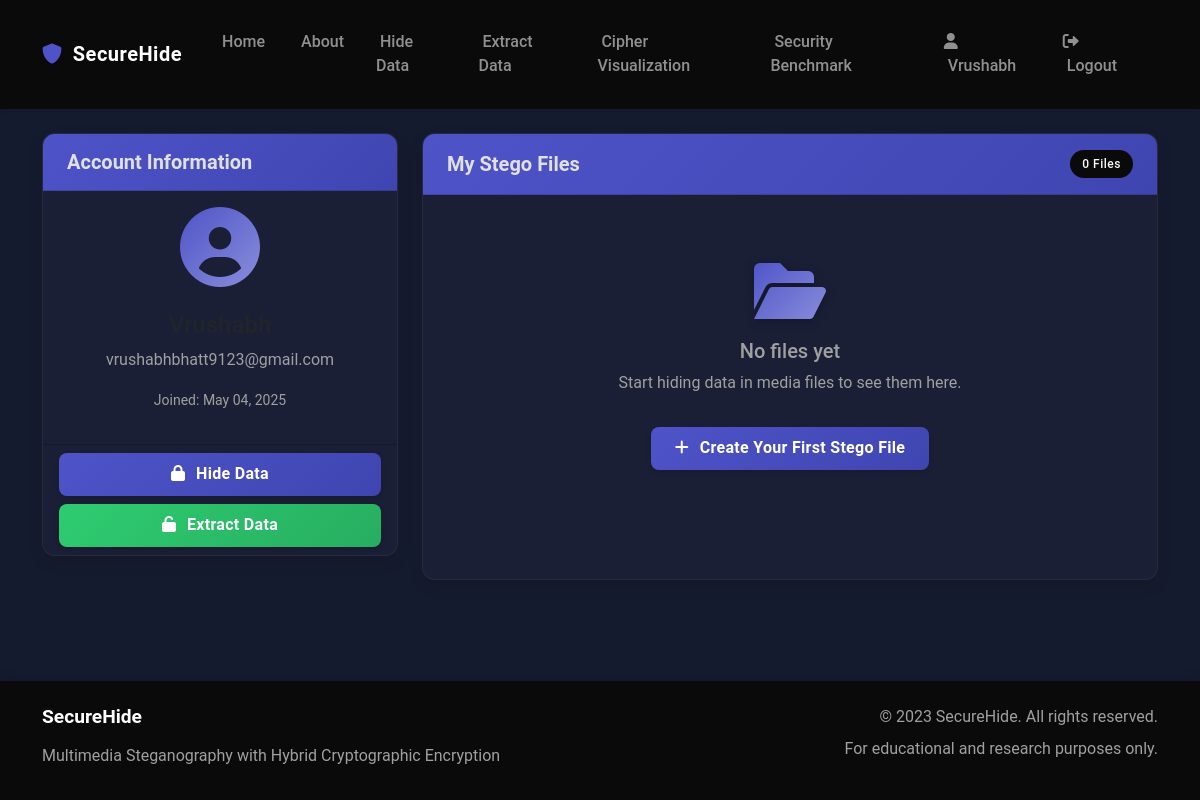
Page /account (signed in) on the earlier database version.
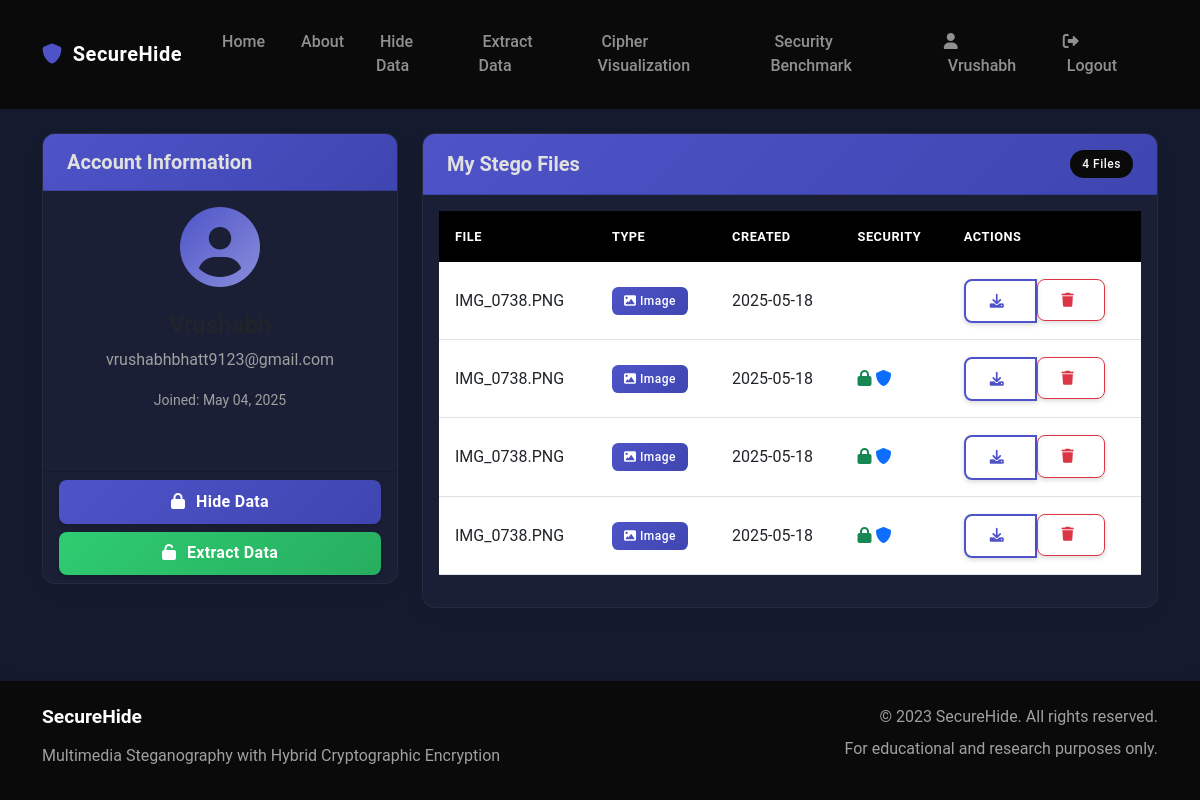
Same page on the later database version.
### app/models.py (models this page shows, shortened)
class User(db.Model, UserMixin):
    id = db.Column(db.Integer, primary_key=True)
    username = db.Column(db.String(20), unique=True, nullable=False)
    email = db.Column(db.String(120), unique=True, nullable=False)
    password = db.Column(db.String(60), nullable=False)
    date_joined = db.Column(db.DateTime, default=datetime.utcnow)
    stego_files = db.relationship('StegoFile', backref='owner', lazy=True)

class StegoFile(db.Model):
    id = db.Column(db.Integer, primary_key=True)
    filename = db.Column(db.String(100), nullable=False)
    original_filename = db.Column(db.String(100), nullable=True)
    file_path = db.Column(db.String(255), nullable=False)
    media_type = db.Column(db.String(20), nullable=False)  # image, audio, video
    date_created = db.Column(db.DateTime, default=datetime.utcnow)
    has_message = db.Column(db.Boolean, default=False)
    is_encrypted = db.Column(db.Boolean, default=False)
    has_integrity_check = db.Column(db.Boolean, default=False)
    additional_info = db.Column(db.String(255), nullable=True)  # For video frame info etc.
    user_id = db.Column(db.Integer, db.ForeignKey('user.id'), nullable=False)

### app/routes.py (the view)
@users.route('/account')
@login_required
def account():
    stego_files = StegoFile.query.filter_by(user_id=current_user.id).all()
    return render_template('account.html', title='Account', stego_files=stego_files)

### app/models.py (called while the page is built)
@login_manager.user_loader
def load_user(user_id):
    return User.query.get(int(user_id))

### app/templates/account.html (shortened to what this page needs)
{% extends "layout.html" %}
{% block content %}
<div class="row">
    <div class="col-md-4 mb-4">
        <div class="card">
            <div class="card-header bg-primary text-white">
                <h5 class="card-title mb-0">Account Information</h5>
            </div>
            <div class="card-body">
                <div class="text-center mb-4">
                    <i class="fas fa-user-circle fa-5x text-gradient"></i>
                </div>
                <h4 class="text-center">{{ current_user.username }}</h4>
                <p class="text-center text-muted">{{ current_user.email }}</p>
                <p class="text-center">
                    <small class="text-muted">Joined: {{ current_user.date_joined.strftime('%B %d, %Y') }}</small>
                </p>
            </div>
            <div class="card-footer">
                <div class="d-grid gap-2">
                    <a href="{{ url_for('steganography.hide') }}" class="btn btn-primary">
                        <i class="fas fa-lock"></i> Hide Data
                    </a>
                    <a href="{{ url_for('steganography.extract') }}" class="btn btn-success">
                        <i class="fas fa-unlock"></i> Extract Data
                    </a>
                </div>
            </div>
        </div>
    </div>
    <div class="col-md-8">
        <div class="card">
            <div class="card-header bg-primary text-white d-flex justify-content-between align-items-center">
                <h5 class="card-title mb-0">My Stego Files</h5>
                <span class="badge bg-dark text-light rounded-pill">{{ stego_files|length }} Files</span>
            </div>
            <div class="card-body">
                {% if stego_files %}
                    <div class="table-responsive">
                        <table class="table table-hover">
                            <thead>
                                <tr>
                                    <th>File</th>
                                    <th>Type</th>
                                    <th>Created</th>
                                    <th>Security</th>
                                    <th>Actions</th>
                                </tr>
                            </thead>
                            <tbody>
                                {% for file in stego_files %}
                                <tr data-file-id="{{ file.id }}">
                                    <td>
                                        {% if file.original_filename %}
                                            {% if file.filename.endswith('.info') %}
                                                <i class="fas fa-info-circle text-info me-1"></i>
                                                <span class="text-info">{{ file.original_filename }}</span>
                                                <small class="text-muted">(Frame Info File)</small>
                                            {% else %}
                                                {{ file.original_filename }}
                                            {% endif %}
                                        {% endif %}
                                    </td>
                                    <td>
                                        {% if file.filename.endswith('.info') %}
                                            <span class="badge bg-info"><i class="fas fa-file-code"></i> Info</span>
                                        {% elif file.media_type == 'image' %}
                                            <span class="badge bg-primary"><i class="fas fa-image"></i> Image</span>
                                        {% elif file.media_type == 'audio' %}
                                            <span class="badge bg-success"><i class="fas fa-volume-up"></i> Audio</span>
                                        {% elif file.media_type == 'video' %}
                                            <span class="badge bg-danger"><i class="fas fa-video"></i> Video</span>
                                        {% else %}
                                            <span class="badge bg-secondary"><i class="fas fa-file"></i> File</span>
                                        {% endif %}
                                    </td>
                                    <td>{{ file.date_created.strftime('%Y-%m-%d') }}</td>
                                    <td>
                                        {% if file.is_encrypted %}
                                            <i class="fas fa-lock text-success" title="Encrypted"></i>
                                        {% endif %}
                                        {% if file.has_integrity_check %}
                                            <i class="fas fa-shield-alt text-primary" title="Integrity Check"></i>
                                        {% endif %}
                                    </td>
                                    <td>
                                        <div class="btn-group">
                                            <a href="{{ url_for('steganography.download_file', file_id=file.id) }}" class="btn btn-outline-primary btn-sm">
                                                <i class="fas fa-download"></i>
                                            </a>
                                            <form action="{{ url_for('steganography.delete_file', file_id=file.id) }}" method="POST" class="d-inline" onsubmit="return confirm('Are you sure you want to delete this file?');">
                                                <button type="submit" class="btn btn-outline-danger btn-sm">
                                                    <i class="fas fa-trash"></i>
                                                </button>
                                            </form>
                                        </div>
                                    </td>
                                </tr>
                                {% endfor %}
                            </tbody>
                        </table>
                    </div>
                {% else %}
                    <div class="text-center py-5">
                        <i class="fas fa-folder-open fa-4x text-muted mb-3"></i>
                        <h5 class="text-muted">No files yet</h5>
                        <p class="text-muted">Start hiding data in media files to see them here.</p>
                        <a href="{{ url_for('steganography.hide') }}" class="btn btn-primary mt-3">
                            <i class="fas fa-plus"></i> Create Your First Stego File
                        </a>
                    </div>
                {% endif %}
            </div>
        </div>
    </div>
</div>
<div class="toast-container position-fixed bottom-0 end-0 p-3"></div>
{% endblock %}

### app/templates/layout.html (shortened to what this page needs)
<!DOCTYPE html>
<html lang="en">
<head>
    <link href="https://cdn.jsdelivr.net/npm/bootstrap@5.3.0/dist/css/bootstrap.min.css" rel="stylesheet">
    <link rel="stylesheet" href="{{ url_for('static', filename='css/main.css') }}">
    <link rel="stylesheet" href="https://cdnjs.cloudflare.com/ajax/libs/font-awesome/6.0.0/css/all.min.css">
</head>
<body>
    <header>
        <nav class="navbar navbar-expand-lg navbar-dark bg-dark shadow-sm">
            <div class="container">
                <a class="navbar-brand" href="{{ url_for('main.home') }}">
                    <i class="fas fa-shield-alt"></i> SecureHide
                </a>
                <div class="collapse navbar-collapse p-2" id="navbarNav">
                    <ul class="navbar-nav me-auto">
                        <li class="nav-item">
                            <a class="nav-link" href="{{ url_for('main.home') }}">Home</a>
                        </li>
                        <li class="nav-item">
                            <a class="nav-link" href="{{ url_for('main.about') }}">&nbsp;About</a>
                        </li>
                        {% if current_user.is_authenticated %}
                        <li class="nav-item">
                            <a class="nav-link" href="{{ url_for('steganography.hide') }}">&nbsp;Hide Data</a>
                        </li>
                        <li class="nav-item">
                            <a class="nav-link" href="{{ url_for('steganography.extract') }}">&nbsp;Extract Data</a>
                        </li>
                        <li class="nav-item">
                            <a class="nav-link" href="{{ url_for('steganography.visualize') }}">&nbsp;Cipher Visualization</a>
                        </li>
                        <li class="nav-item">
                            <a class="nav-link" href="{{ url_for('steganography.benchmark') }}">&nbsp;Security Benchmark</a>
                        </li>
                        {% endif %}
                    </ul>
                    <ul class="navbar-nav">
                        {% if current_user.is_authenticated %}
                        <li class="nav-item">
                            <a class="nav-link" href="{{ url_for('users.account') }}">
                                <i class="fas fa-user"></i> &nbsp;{{ current_user.username }}
                            </a>
                        </li>
                        <li class="nav-item">
                            <a class="nav-link" href="{{ url_for('users.logout') }}">
                                <i class="fas fa-sign-out-alt"></i> &nbsp;Logout
                            </a>
                        </li>
                        {% endif %}
                    </ul>
                </div>
            </div>
        </nav>
    </header>
    <main role="main" class="container py-4">
        {% block content %}{% endblock %}
    </main>
    <footer class="bg-dark text-white py-4 mt-5">
        <div class="container">
            <div class="row">
                <div class="col-md-6">
                    <h5>SecureHide</h5>
                    <p>Multimedia Steganography with Hybrid Cryptographic Encryption</p>
                </div>
                <div class="col-md-6 text-md-end">
                    <p>&copy; 2023 SecureHide. All rights reserved.</p>
                    <p>For educational and research purposes only.</p>
                </div>
            </div>
        </div>
    </footer>
</body>
</html>

### app/static/css/main.css (style rules this page uses)
:root { --primary: #4e54c8; --primary-hover: #3f45b0; --primary-light: #8a8edb; --secondary: #1a1f36; --success: #2ecc71; --success-hover: #27ae60; --dark: #121212; --darker: #0a0a0a; --light-dark: #2a2a2a; --text-light: #e0e0e0; --text-muted: #a0a0a0; }
body { background-color: #151b2e; color: var(--text-light); min-height: 100vh; display: flex; flex-direction: column; font-family: 'Roboto', 'Segoe UI', sans-serif; }
main { flex: 1; }
.bg-dark { background-color: var(--darker) !important; }
.text-muted { color: var(--text-muted) !important; }
.navbar { box-shadow: 0 4px 12px rgba(0, 0, 0, 0.15); padding: 0.7rem 1rem; }
.navbar-dark { background: rgb(29, 29, 29); }
.navbar-brand { font-weight: 700; letter-spacing: 0.5px; color: #fff; padding: 0.5rem 0; }
.navbar-brand i { color: var(--primary); margin-right: 0.3rem; }
.nav-link { font-weight: 500; transition: all 0.2s ease; position: relative; padding: 0.7rem 1rem !important; }
.nav-link:after { content: ''; position: absolute; width: 0; height: 2px; bottom: 0; left: 0; background-color: var(--primary); transition: width 0.3s ease; }
.card { background-color: var(--secondary); box-shadow: 0 6px 15px rgba(0, 0, 0, 0.1); border-radius: 0.8rem; border: 1px solid rgba(255, 255, 255, 0.05); transition: transform 0.3s ease, box-shadow 0.3s ease; overflow: hidden; height: 100%; }
.card-header { font-weight: 600; padding: 1rem 1.5rem; }
.card-title { font-weight: 700; margin-top: 0rem; color: var(--text-light); }
.bg-primary { background-color: var(--primary) !important; background: linear-gradient(135deg, var(--primary) 0%, var(--primary-hover) 100%); }
.btn { border-radius: 0.5rem; padding: 0.6rem 1.5rem; font-weight: 600; letter-spacing: 0.3px; transition: all 0.3s ease; box-shadow: 0 2px 5px rgba(0, 0, 0, 0.15); position: relative; overflow: hidden; }
.btn:after { content: ''; position: absolute; width: 100%; height: 100%; top: 0; left: -100%; background: linear-gradient(90deg, rgba(255, 255, 255, 0.1), rgba(255, 255, 255, 0)); transition: all 0.3s ease; }
.btn-primary { background: linear-gradient(135deg, var(--primary) 0%, var(--primary-hover) 100%); border: none; }
.btn-success { background: linear-gradient(135deg, var(--success) 0%, var(--success-hover) 100%); border: none; }
.btn-outline-primary { color: var(--primary); border: 2px solid var(--primary); background: transparent; }
.btn i { margin-right: 0.4rem; }
footer { background: rgb(29, 29, 29); padding: 2rem 0; box-shadow: 0 -4px 10px rgba(0, 0, 0, 0.1); }
footer h5 { font-weight: 700; margin-bottom: 1rem; font-size: 1.2rem; }
footer p { color: var(--text-muted); margin-bottom: 0.5rem; }
.text-gradient { background: linear-gradient(135deg, var(--primary) 0%, var(--primary-light) 100%); -webkit-background-clip: text; -webkit-text-fill-color: transparent; }
.table { color: var(--text-light); border-collapse: separate; border-spacing: 0; }
.table th { background-color: black; color: white; border: none; font-weight: 600; text-transform: uppercase; font-size: 0.8rem; letter-spacing: 0.5px; padding: 1rem; }
.table td { padding: 1rem; border-top: 1px solid rgba(255, 255, 255, 0.05); vertical-align: middle; }
.table tbody tr { background-color: var(--secondary); transition: background-color 0.2s ease; }
.badge { padding: 0.5rem 0.75rem; font-weight: 500; letter-spacing: 0.5px; border-radius: 0.4rem; }

Differences in the rows shown:
added StegoFile: original_filename "IMG_0738.PNG", media_type "image" (drawn), date_created "2025-05-18"
added StegoFile: original_filename "IMG_0738.PNG", media_type "image" (drawn), date_created "2025-05-18", is_encrypted True (drawn), has_integrity_check True (drawn)
added StegoFile: original_filename "IMG_0738.PNG", media_type "image" (drawn), date_created "2025-05-18", is_encrypted True (drawn), has_integrity_check True (drawn)
added StegoFile: original_filename "IMG_0738.PNG", media_type "image" (drawn), date_created "2025-05-18", is_encrypted True (drawn), has_integrity_check True (drawn)
Other differences:
{{ stego_files|length }}: "0" → "4"
text no longer shown: "No files yet Start hiding data in media files to see them here. Create Your First Stego File"
text now shown: "FILE TYPE CREATED SECURITY ACTIONS"
